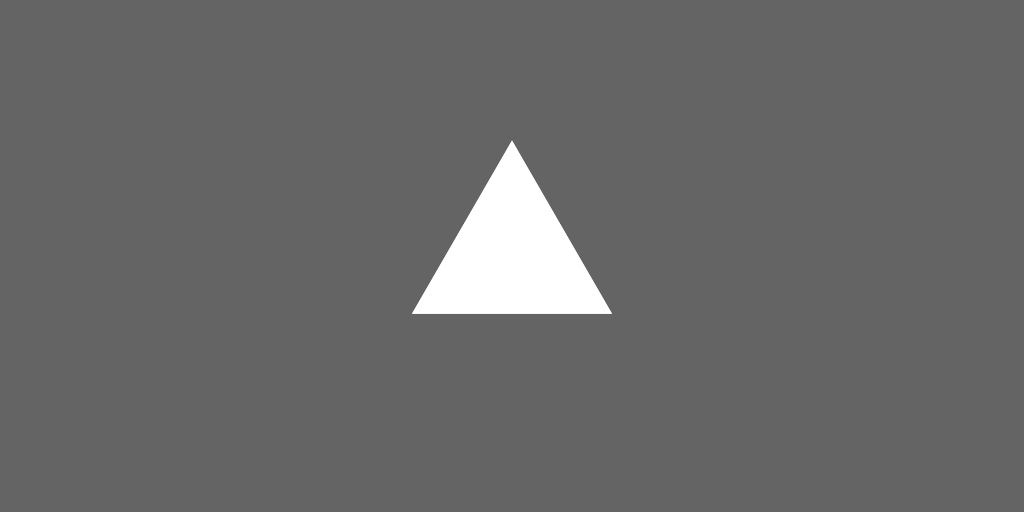
Frame 1 (no input)
Frame 60 (the mouse pressed at the canvas centre just before this capture): identical to frame 1, image omitted
Frame 120 (the mouse held since frame 60 and released just before this capture): identical to frame 1, image omitted

The Processing sketch that drew this single still picture (run headless with seeded random() and noise(); from frame 60 on, the mouse is pressed at the canvas centre):

// Processing sketch: triangle_tunnel
// ── triangle_tunnel.pde
PShape t;

void setup() {
  size(1024, 512);

}

void draw() {
  background(100);
  translate(width/2, height/2);
  
  scale(100);
  noStroke();
  beginShape();
  vertex(-1,1/sqrt(3));
  vertex(1,1/sqrt(3));
  vertex(0,-2/sqrt(3));
  beginContour();
  vertex(-0.5,0.5/sqrt(3));
  vertex(0,-1/sqrt(3));
  vertex(0.5,0.5/sqrt(3));
  endContour();
  endShape();

 
  triangle(-1, 1/sqrt(3), 1, 1/sqrt(3), 0, -2/sqrt(3) );
}
